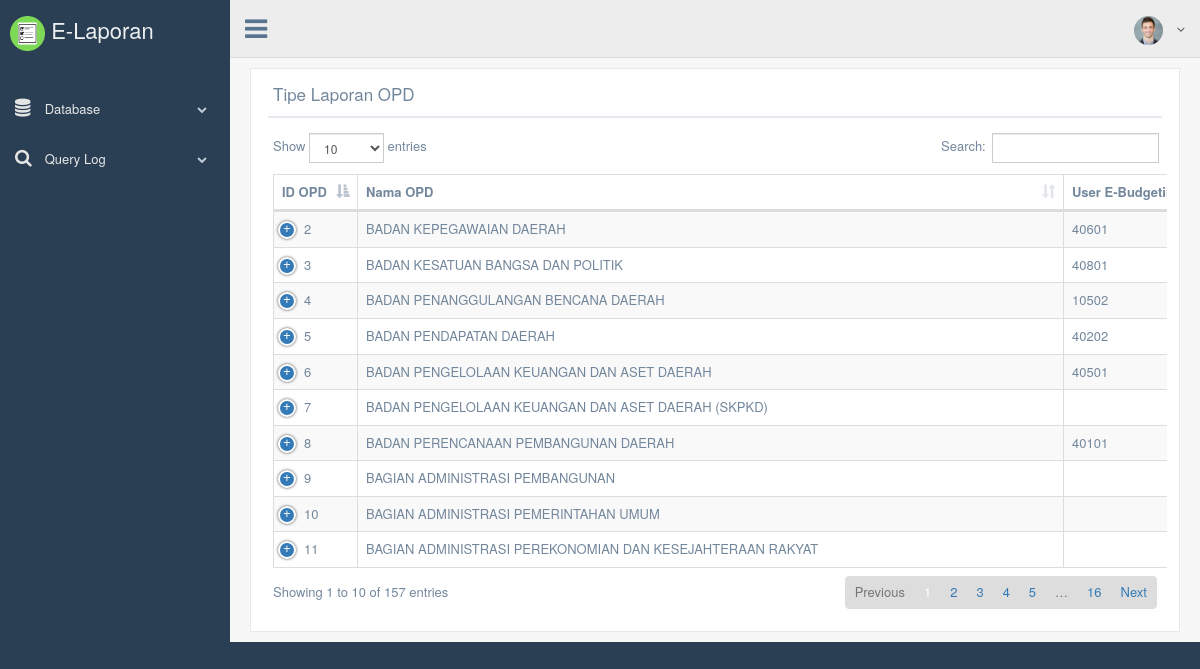
Page /fp/elaporan/index.php/database/opdtipe on the committed database.
### tables this page shows
CREATE TABLE `opd` (
  `id_opd` int(11) NOT NULL AUTO_INCREMENT,
  `nama_opd` varchar(128) NOT NULL,
  `kode_ebud` varchar(16) DEFAULT NULL,
  `kode_ekin` varchar(16) DEFAULT NULL,
  `kode_emov` varchar(16) DEFAULT NULL,
  PRIMARY KEY (`id_opd`)
);

### fp/elaporan/application/controllers/Database.php (called while the page is built, shortened)
<?php
class Database extends CI_Controller
{
    public function __construct()
    {
        $this->load->model('dbf_model');
        $this->data['user'] = array(
            'id_opd' => $this->session->tempdata('id_opd'),
            'nama_opd' => $this->session->tempdata('nama_opd')
        );
    }
    public function opdtipe()
    {
        $this->data['title'] = 'Tipe Laporan OPD';
        $this->data['rawdata'] = $this->dbf_model->get_opd_tipe();
        $this->load->model('tipelaporan_model');
        $this->data['pil'] = $this->tipelaporan_model->gets();
        $this->data['contents'] = APPPATH . "views/admin/database/db_opdtipe.php";
        $this->load->view('template/index_admin', ['data' => $this->data]);
    }
}

### fp/elaporan/index.php (called while the page is built, shortened)
<?php
require_once BASEPATH.'core/CodeIgniter.php';

### fp/elaporan/application/models/Dbf_model.php (called while the page is built, shortened)
<?php
class Dbf_model extends CI_Model
{
    public function get_opd($id = NULL)
    {
        $this->db->from('opd');
        $this->db->where('opd.id_opd != 1');
        return $this->db->get()->result_array();
    }
    public function get_opd_tipe()
    {
        $data = $this->get_opd();
        $i = 0;
        foreach ($data as $row) {
            $tipe = $this->get_tipelaporan_per_opd($row['id_opd']);
            $data[$i]['tipe_laporan'] = array();
            foreach ($tipe as $push) {
                array_push($data[$i]['tipe_laporan'], $push);
            }
            $i++;
        }
        return $data;
    }
    public function get_tipelaporan_per_opd($id = NULL)
    {
        $this->db->from('tipelaporan_per_opd');
        $this->db->join('opd', 'tipelaporan_per_opd.id_opd = opd.id_opd', 'left');
        $this->db->join('tipe_laporan', 'tipe_laporan.id_tipe = tipelaporan_per_opd.id_tipe', 'left');
        if ($id) {
            $this->db->where('tipelaporan_per_opd.id_opd', $id);
        }
        return $this->db->get()->result_array();
    }
}

### fp/elaporan/application/views/admin/database/db_opdtipe.php (the view, shortened to what this page needs)
<div class="row">
    <div class="col-md-12 col-sm-12 col-xs-12">
        <div class="x_panel">
            <div class="x_title">
                <h2><?= $data['title'] ?></h2>
                <div class="clearfix">
                </div>
            </div>
            <div class="x_content">
                <table id="db" class="table table-striped table-bordered dt-responsive nowrap">
                    <thead>
                        <tr>
                            <th>ID OPD</th>
                            <th>Nama OPD</th>
                            <th>User E-Budgeting</th>
                        </tr>
                    </thead>
                    <tbody>
                        <?php
                        foreach ($data['rawdata'] as $row) {
                            ?>
                            <tr>
                                <td><?= $row['id_opd'] ?></td>
                                <td><?= $row['nama_opd'] ?></td>
                                <td><?= $row['kode_ebud'] ?></td>
                            </tr>
                        <?php } ?>
                    </tbody>
                </table>
            </div>
        </div>
    </div>
</div>

### rows in the picture
opd: id_opd "2", nama_opd "BADAN KEPEGAWAIAN DAERAH", kode_ebud "40601"
opd: id_opd "3", nama_opd "BADAN KESATUAN BANGSA DAN POLITIK", kode_ebud "40801"
opd: id_opd "4", nama_opd "BADAN PENANGGULANGAN BENCANA DAERAH", kode_ebud "10502"
opd: id_opd "5", nama_opd "BADAN PENDAPATAN DAERAH", kode_ebud "40202"
opd: id_opd "6", nama_opd "BADAN PENGELOLAAN KEUANGAN DAN ASET DAERAH", kode_ebud "40501"
opd: id_opd "7", nama_opd "BADAN PENGELOLAAN KEUANGAN DAN ASET DAERAH (SKPKD)"
opd: id_opd "9", nama_opd "BAGIAN ADMINISTRASI PEMBANGUNAN"
opd: id_opd "10", nama_opd "BAGIAN ADMINISTRASI PEMERINTAHAN UMUM"
opd: id_opd "11", nama_opd "BAGIAN ADMINISTRASI PEREKONOMIAN DAN KESEJAHTERAAN RAKYAT"

### other values in the picture
$data['title'] "Tipe Laporan OPD"
$row['id_opd'] "8"
$row['nama_opd'] "BADAN PERENCANAAN PEMBANGUNAN DAERAH"
$row['kode_ebud'] "40101"
